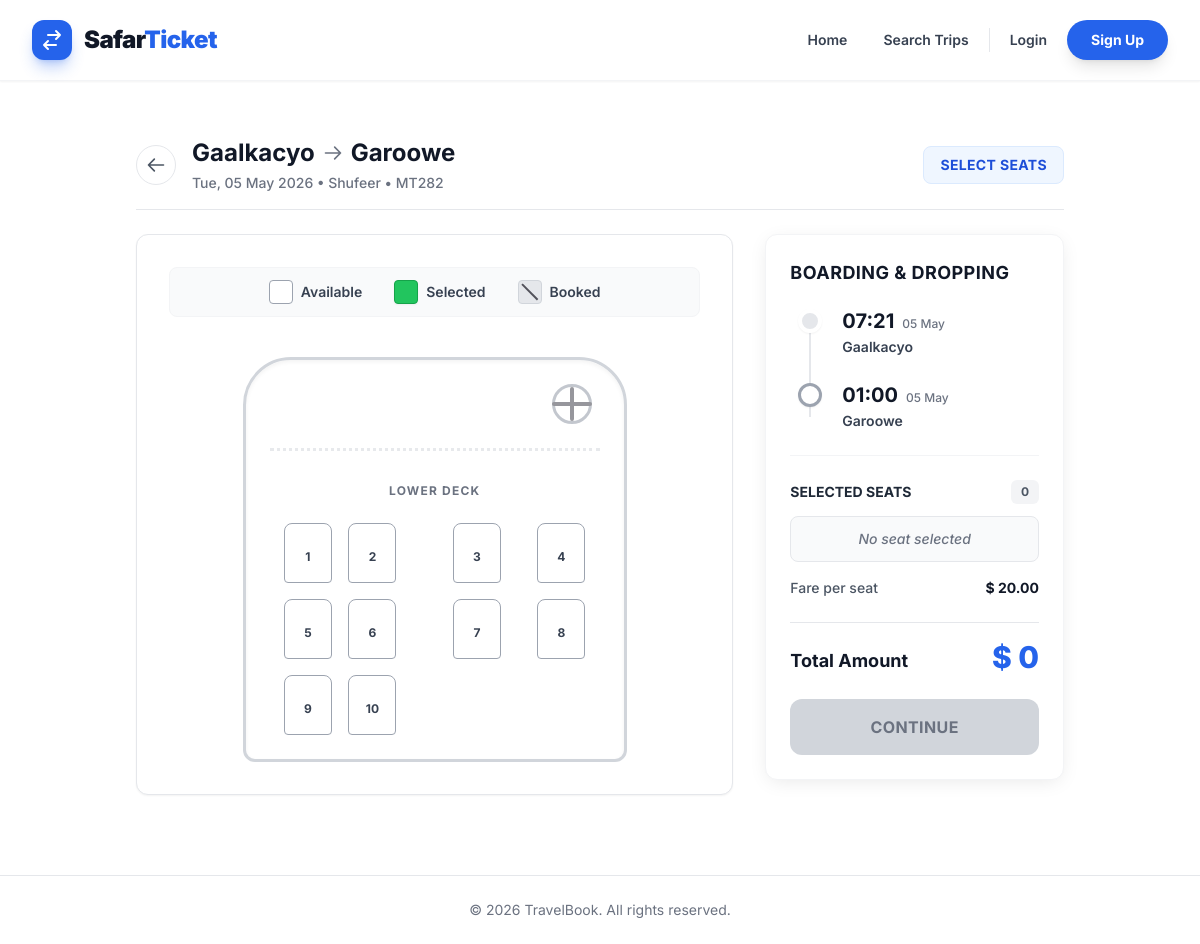
The page /listing/trip/1/ on the database its author committed.
### listing/models.py (models this page shows, shortened)
class Trip(models.Model):
    bus = models.ForeignKey(Bus, on_delete=models.CASCADE, related_name='trips')
    route = models.ForeignKey(Route, on_delete=models.CASCADE, related_name='trips')
    departure_time = models.DateTimeField()
    arrival_time = models.DateTimeField()
    price = models.DecimalField(max_digits=10, decimal_places=2)
    def get_booked_seats(self):
        return Seat.objects.filter(booking__trip=self, booking__status__in=['CONFIRMED', 'PENDING'])
    def get_available_seats(self):
        booked_seats = self.get_booked_seats()
        return self.bus.seats.exclude(id__in=booked_seats.values_list('id', flat=True))

class Route(models.Model):
    origin = models.CharField(max_length=255)
    destination = models.CharField(max_length=255)

class Bus(models.Model):
    operator = models.ForeignKey(BusOperator, on_delete=models.CASCADE, related_name='buses')
    registration_number = models.CharField(max_length=50, unique=True)
    capacity = models.PositiveIntegerField()
    bus_type = models.CharField(max_length=50, default="A/C Seater (2+2)")
    amenities = models.ManyToManyField(Amenity, blank=True)
    class Meta:
        verbose_name_plural = "Buses"

class BusOperator(models.Model):
    name = models.CharField(max_length=255)
    contact_email = models.EmailField()
    phone_number = models.CharField(max_length=20)
    created_at = models.DateTimeField(auto_now_add=True)

class Seat(models.Model):
    bus = models.ForeignKey(Bus, on_delete=models.CASCADE, related_name='seats')
    seat_number = models.CharField(max_length=10)
    class Meta:
        unique_together = ('bus', 'seat_number')

### listing/views.py (the view)
# urls.py: path('trip/<int:pk>/', views.trip_detail_view, name='trip_detail'),
def trip_detail_view(request, pk):
    trip = get_object_or_404(Trip, pk=pk)
    all_seats = trip.bus.seats.all().order_by('id')
    booked_seat_ids = trip.get_booked_seats().values_list('id', flat=True)
    seat_data = []
    for seat in all_seats:
        seat_data.append({
            'seat': seat,
            'is_booked': seat.id in booked_seat_ids
        })
    context = {
        'trip': trip,
        'seat_data': seat_data,
        'available_count': trip.get_available_seats().count(),
    }
    return render(request, 'listing/trip_detail.html', context)

### listing/templates/listing/trip_detail.html (shortened to what this page needs)
{% extends 'base.html' %}
{% block content %}
<div class="max-w-6xl mx-auto mt-6 mb-12 px-4">
    <div class="mb-6 flex items-center justify-between border-b border-gray-200 pb-4">
        <div class="flex items-center gap-4">
            <a href="javascript:history.back()" class="flex items-center justify-center w-10 h-10 bg-white border border-gray-200 rounded-full text-gray-600 hover:text-blue-600 hover:border-blue-600 hover:shadow-md transition-all">
                <svg class="w-5 h-5" fill="none" stroke="currentColor" viewBox="0 0 24 24"><path stroke-linecap="round" stroke-linejoin="round" stroke-width="2" d="M10 19l-7-7m0 0l7-7m-7 7h18"></path></svg>
            </a>
            <div>
                <h1 class="text-2xl font-bold text-gray-900 flex items-center gap-2">
                    {{ trip.route.origin }}
                    <svg class="w-5 h-5 text-gray-500" fill="none" stroke="currentColor" viewBox="0 0 24 24"><path stroke-linecap="round" stroke-linejoin="round" stroke-width="2" d="M14 5l7 7m0 0l-7 7m7-7H3"></path></svg>
                    {{ trip.route.destination }}
                </h1>
                <p class="text-sm text-gray-500 font-medium mt-1">{{ trip.departure_time|date:"D, d M Y" }} &bull; {{ trip.bus.operator.name }} &bull; {{ trip.bus.registration_number }}</p>
            </div>
        </div>
        <div class="hidden sm:flex text-sm font-bold px-4 py-2 bg-blue-50 text-blue-700 rounded-lg border border-blue-100 uppercase tracking-wide">
            Select Seats
        </div>
    </div>
    <div class="flex flex-col lg:flex-row gap-8">
        <div class="w-full lg:w-2/3">
            <div class="bg-white rounded-xl shadow-sm border border-gray-200 p-6 md:p-8">
                <div class="flex flex-wrap items-center justify-center gap-8 mb-10 bg-gray-50 py-3 px-6 rounded-lg border border-gray-100">
                    <div class="flex items-center gap-2">
                        <div class="w-6 h-6 rounded bg-white border border-gray-400"></div>
                        <span class="text-sm font-semibold text-gray-700">Available</span>
                    </div>
                    <div class="flex items-center gap-2">
                        <div class="w-6 h-6 rounded bg-green-500 border border-green-600 shadow-sm"></div>
                        <span class="text-sm font-semibold text-gray-700">Selected</span>
                    </div>
                    <div class="flex items-center gap-2">
                        <div class="w-6 h-6 rounded bg-gray-200 border border-gray-300 relative overflow-hidden">
                            <div class="absolute inset-0 flex items-center justify-center">
                                <div class="w-full h-[1.5px] bg-zinc-600 rotate-45 transform"></div>
                            </div>
                        </div>
                        <span class="text-sm font-semibold text-gray-700">Booked</span>
                    </div>
                </div>
                <div class="flex justify-center">
                    <form id="booking-form" action="{% url 'booking:book_trip' trip.id %}" method="POST" class="w-full max-w-sm">
                        <div class="bg-white border-[3px] border-gray-300 p-6 rounded-t-[3rem] rounded-b-xl shadow-inner relative">
                            <div class="absolute top-6 right-8 flex items-center justify-center">
                                <div class="w-10 h-10 border-[3px] border-gray-400 rounded-full flex items-center justify-center opacity-60">
                                    <div class="h-1 w-full bg-zinc-600 rounded absolute"></div>
                                </div>
                            </div>
                            <div class="w-full border-b-[3px] border-gray-300 border-dotted mt-16 mb-8 opacity-50"></div>
                            <h4 class="text-center text-xs font-bold text-gray-500 uppercase tracking-widest mb-6">Lower Deck</h4>
                            <div class="grid grid-cols-4 gap-y-4 gap-x-2 justify-items-center">
                                {% for data in seat_data %}
                                    <div class="relative w-full aspect-[4/5] max-w-[3rem] {% cycle '' 'mr-6 sm:mr-10' '' '' %}">
                                        <label
                                            for="seat-{{ data.seat.id }}"
                                            class="flex flex-col items-center justify-center w-full h-full rounded-t-lg rounded-b border-[1.5px] text-xs font-bold cursor-pointer transition-all duration-200 relative overflow-hidden
                                            {% if data.is_booked %}
                                                bg-gray-100 border-gray-300 text-gray-500 cursor-not-allowed
                                            {% else %}
                                                bg-white border-gray-400 text-gray-700 hover:border-blue-500 peer-checked:bg-green-500 peer-checked:border-green-600 peer-checked:text-white peer-checked:shadow-md
                                            {% endif %}"
                                        >
                                            <div class="absolute top-0 w-full h-2.5 bg-white opacity-[0.08]"></div>
                                            <span class="mt-2 z-10">{{ data.seat.seat_number }}</span>
                                        </label>
                                    </div>
                                {% endfor %}
                            </div>
                        </div>
                    </form>
                </div>
            </div>
        </div>
        <div class="w-full lg:w-1/3">
            <div class="bg-white rounded-xl shadow-[0_4px_20px_-4px_rgba(0,0,0,0.1)] border border-gray-100 p-6 sticky top-6">
                <div class="border-b border-gray-100 pb-6 mb-6">
                    <h3 class="text-lg font-bold text-gray-900 uppercase tracking-wide mb-5">Boarding & Dropping</h3>
                    <div class="flex flex-col gap-6 relative ml-2">
                        <div class="absolute left-[11px] top-[14px] bottom-[14px] w-[2px] bg-gray-200 border-dashed border-l-2"></div>
                        <div class="flex items-start gap-5 z-10 relative">
                            <div class="w-6 h-6 rounded-full bg-gray-200 border-4 border-white shadow-sm flex-shrink-0 mt-0.5"></div>
                            <div>
                                <div class="flex items-baseline gap-2">
                                    <p class="text-xl font-bold text-gray-900">{{ trip.departure_time|time:"H:i" }}</p>
                                    <p class="text-xs text-gray-500 font-medium">{{ trip.departure_time|date:"d M" }}</p>
                                </div>
                                <p class="text-sm font-semibold text-gray-700 mt-0.5">{{ trip.route.origin }}</p>
                            </div>
                        </div>
                        <div class="flex items-start gap-5 z-10 relative">
                            <div class="w-6 h-6 rounded-full border-[3px] border-gray-400 bg-white shadow-sm flex-shrink-0 mt-0.5"></div>
                            <div>
                                <div class="flex items-baseline gap-2">
                                    <p class="text-xl font-bold text-gray-900">{{ trip.arrival_time|time:"H:i" }}</p>
                                    <p class="text-xs text-gray-500 font-medium">{{ trip.departure_time|date:"d M" }}</p>
                                </div>
                                <p class="text-sm font-semibold text-gray-700 mt-0.5">{{ trip.route.destination }}</p>
                            </div>
                        </div>
                    </div>
                </div>
                <div class="mb-6">
                    <div class="flex justify-between items-center mb-3">
                        <h4 class="text-sm font-bold text-gray-800 uppercase">Selected Seats</h4>
                        <span class="text-xs font-bold bg-gray-100 text-gray-600 py-1 px-2.5 rounded-md" id="seat-count">0</span>
                    </div>
                    <div id="selected-seats-list" class="flex flex-wrap gap-2 min-h-[44px] p-3 bg-gray-50 rounded-lg border border-gray-200 mb-4">
                        <span class="text-gray-500 text-sm font-medium italic flex items-center justify-center w-full h-full">No seat selected</span>
                    </div>
                    <div class="flex justify-between items-center text-sm mb-2">
                        <span class="text-gray-600 font-medium">Fare per seat</span>
                        <span class="font-bold text-gray-900" id="seat-price" data-price="{{ trip.price }}">$ {{ trip.price }}</span>
                    </div>
                </div>
                <div class="flex justify-between items-end mb-6 pt-4 border-t border-gray-200">
                    <span class="text-lg font-bold text-gray-900">Total Amount</span>
                    <span class="text-3xl font-extrabold text-blue-600" id="total-amount">$ 0</span>
                </div>
                <button
                    type="button"
                    id="submit-booking-btn"
                    onclick="document.getElementById('booking-form').submit();"
                    class="w-full bg-blue-600 hover:bg-blue-700 disabled:bg-gray-300 disabled:text-gray-500 text-white font-bold py-4 px-4 rounded-xl transition duration-300 shadow-[0_4px_14px_0_rgba(37,99,235,0.39)] hover:shadow-[0_6px_20px_rgba(37,99,235,0.23)] hover:-translate-y-0.5 disabled:hover:translate-y-0 disabled:shadow-none disabled:hover:shadow-none focus:outline-none focus:ring-4 focus:ring-blue-300 uppercase tracking-wide"
                    disabled
                >
                    Continue
                </button>
            </div>
        </div>
    </div>
</div>
{% endblock %}

### templates/base.html (style rules this page uses)
body { font-family: 'Inter', sans-serif; @apply bg-gray-50 text-gray-900; }

### rows shown on the page
Trip: route.origin "Gaalkacyo", route.destination "Garoowe", departure_time "Tue, 05 May 2026", bus.operator.name "Shufeer", bus.registration_number "MT282", departure_time "07:21", departure_time "05 May", arrival_time "01:00", price "20.00"
Seat: seat.seat_number "1"
Seat: seat.seat_number "2"
Seat: seat.seat_number "3"
Seat: seat.seat_number "4"
Seat: seat.seat_number "5"
Seat: seat.seat_number "6"
Seat: seat.seat_number "7"
Seat: seat.seat_number "8"
Seat: seat.seat_number "9"
Seat: seat.seat_number "10"
